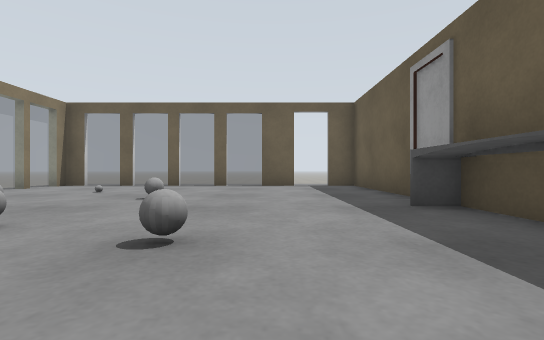
View 1 (above)

12 first-person views from a walk through a Gazebo world. The camera is 0.5 m above the floor, looks level and sees 85° across. The floor is counted in squares, 1 m on a side. Each view is taken from the middle of a square. On the plan, view 1 faces up. The plan holds only what a view shows up to about 9 squares ahead; the rest is blank. The robots in the file are not drawn. Surface patterns are stand-ins for the level's own textures.

View 2
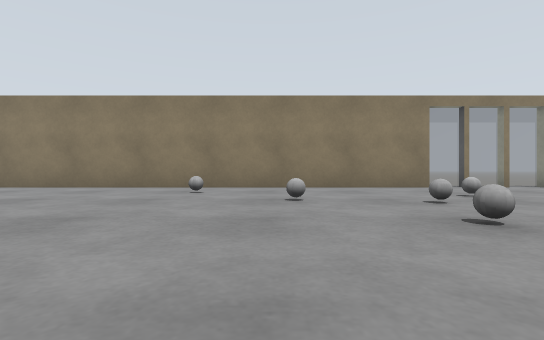

View 3
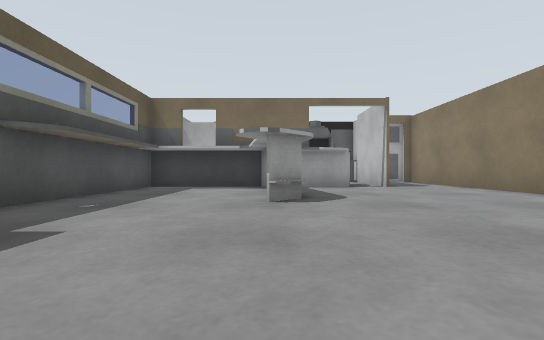

View 4
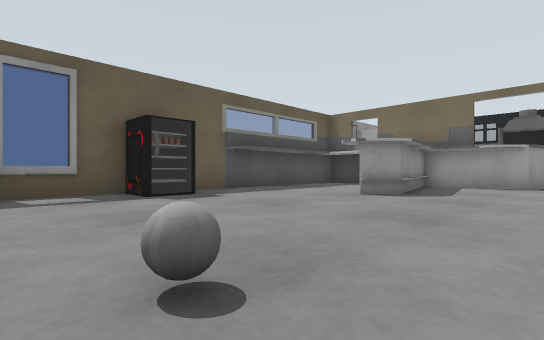

View 5
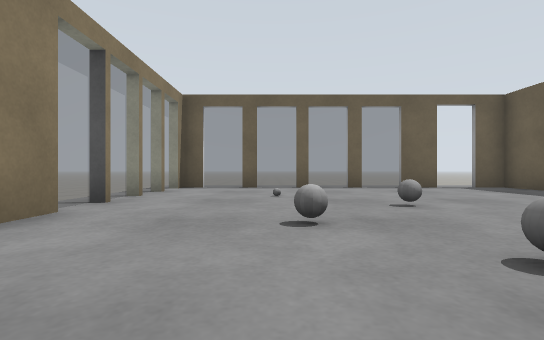

View 6
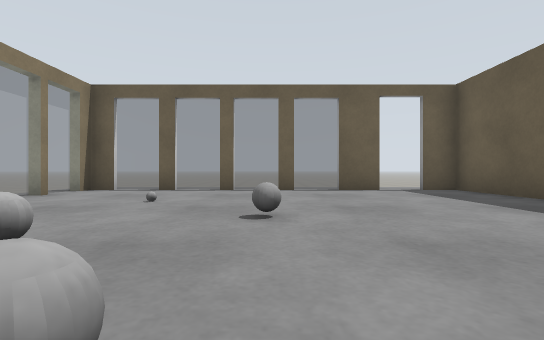

View 7
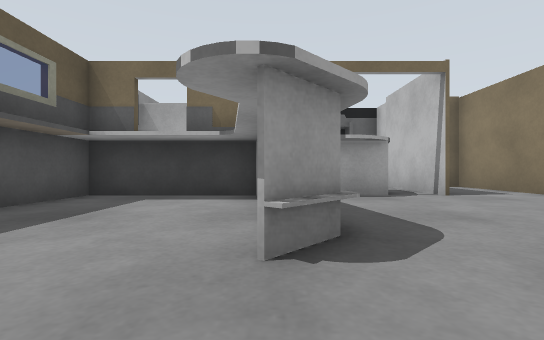

View 8
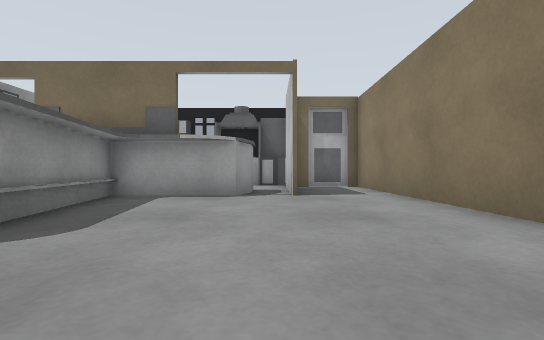

View 9
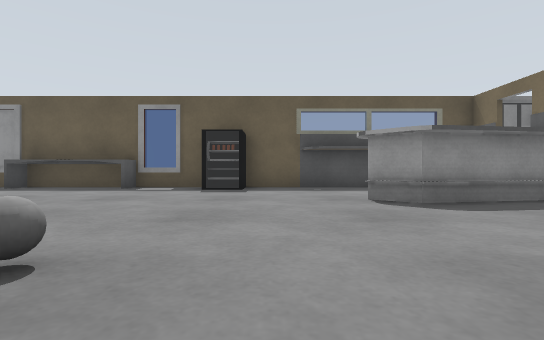

View 10
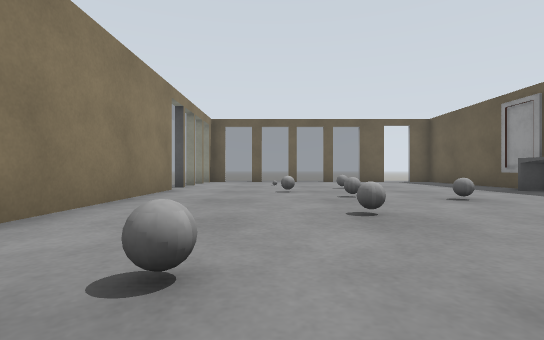

View 11
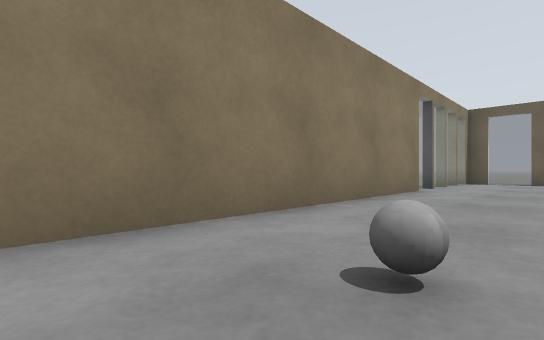

View 12
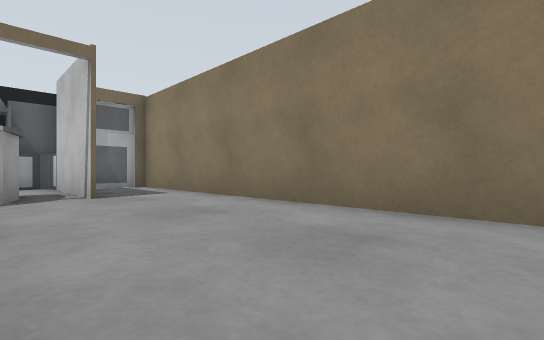

### Floor plan
Key: @ floor where view 1 was taken; # wall or solid block; . main floor; - floor 0.2 m lower than the main floor; = window, fence, low wall or low ledge; B grey ball.
Columns run from 7 left of view 1 to 3 right of it. Each row starts with its distance up from view 1.
 11  ---- ----
 10  .==.==...
  9 =#..#..#.##
  8 =.........#
  7 =.........#
  6 =.........#
  5 =....B....#
  4 #..B.....=#
  3 #....B...=-
  2 #.....B..=-
  1 #........=#
  0 #...B..@..#
 -1 #........##
 -2 #..B.....=#
 -3 #.........#
 -4 #........##
 -5 #.....#..#
 -6 #.....#..#
 -7 #.....#..#
 -8 #.....####
 -9 #..#######
-10 #..##   ##
-11 #..#    ##
-12 ####
-13    #

Positions as (right, up) in squares from view 1, and headings:
1: (0, 0), facing up
2: (2, 0), facing left
3: (-1, 0), facing down
4: (-4, 1), facing down-right
5: (-4, 1), facing up
6: (-2, 2), facing up
7: (-1, -3), facing down
8: (-4, -3), facing down
9: (-6, -3), facing right
10: (-4, -3), facing up
11: (-4, -3), facing up-left
12: (-3, -3), facing down-left
